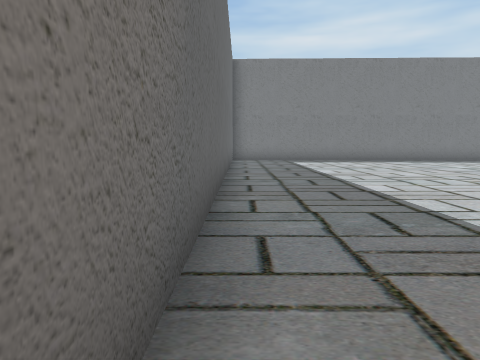
view 1 (above)

24 first-person views from a walk through a 3-D level made in the Unity game engine. The camera is 1.4 m above the floor, tilts 6° down and sees 70° across. The floor is counted in squares, 2 m on a side. Each view is taken from the middle of a square. On the plan, view 1 faces up. The plan holds only what a view shows up to about 11 squares ahead; the rest is blank. The place goes on beyond the plan. Some surface patterns are stand-ins.

view 2
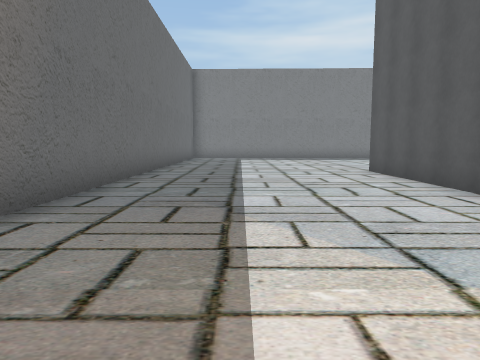

view 3
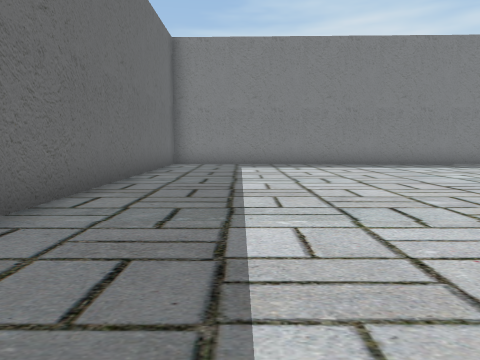

view 4
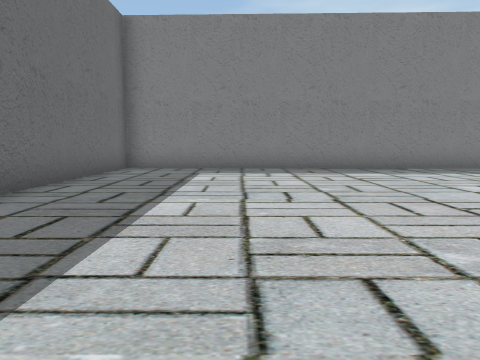

view 5
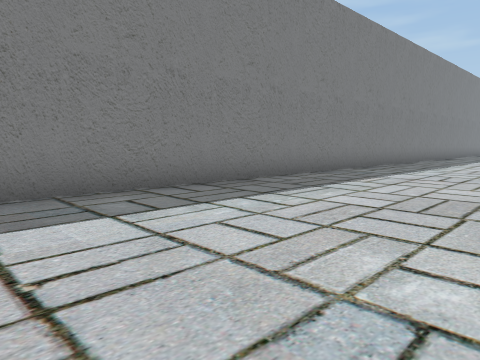

view 6
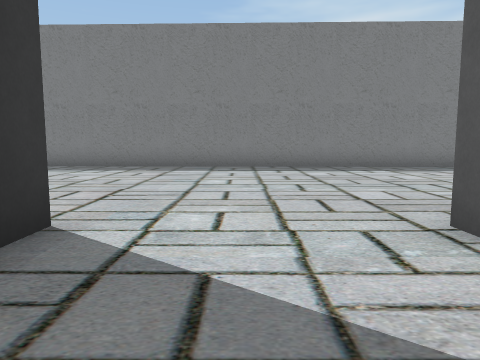

view 7
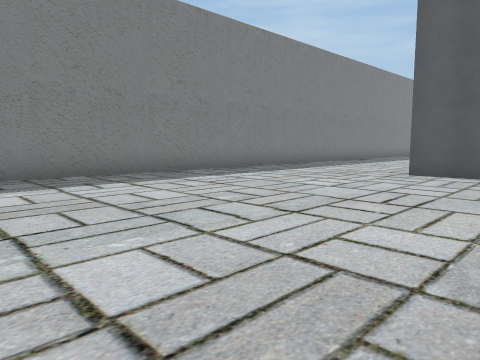

view 8
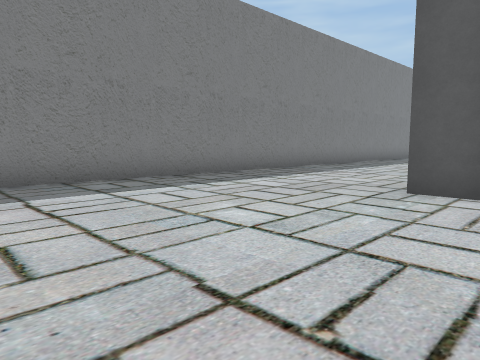

view 9
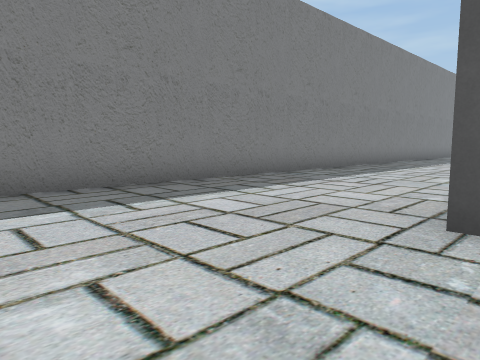

view 10
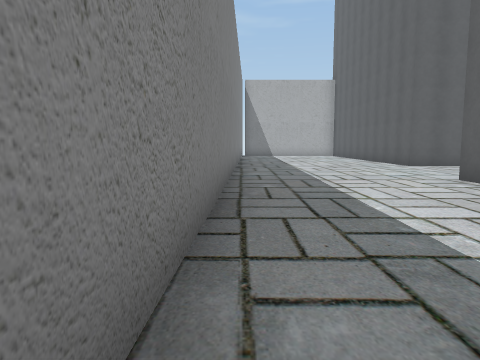

view 11
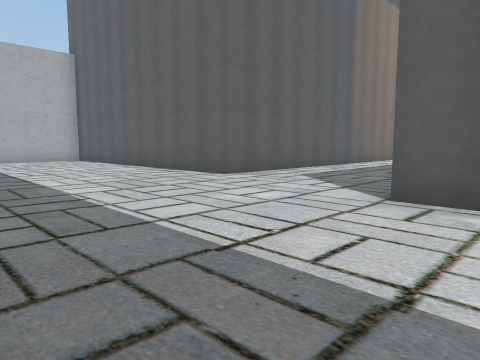

view 12
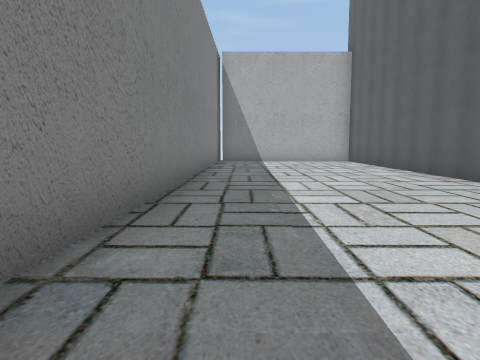

view 13
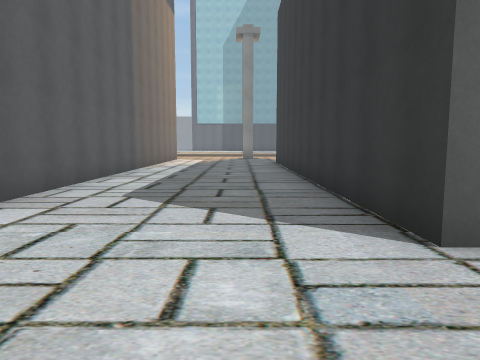

view 14
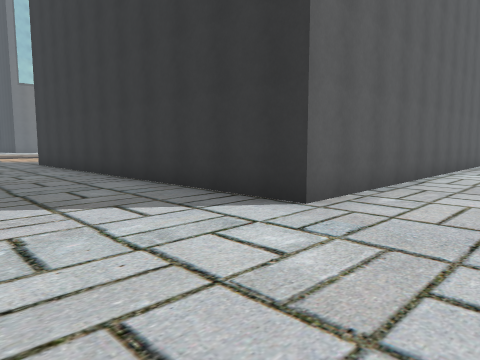

view 15
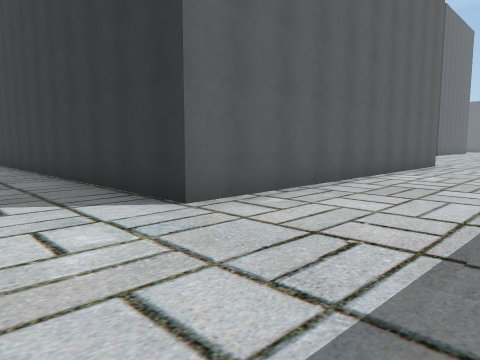

view 16
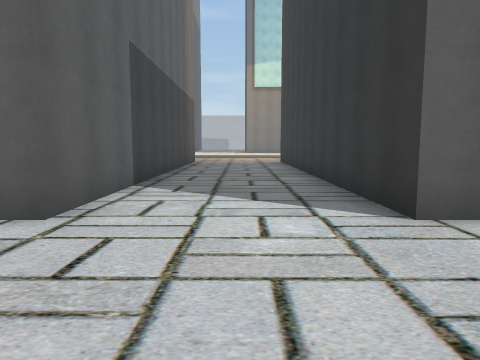

view 17
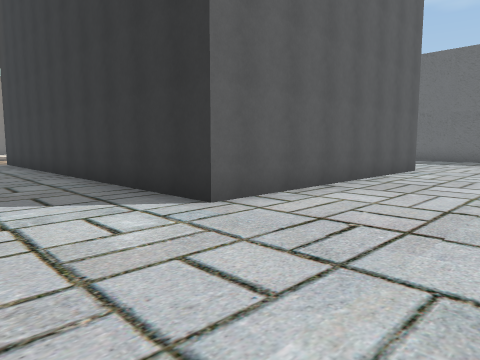

view 18
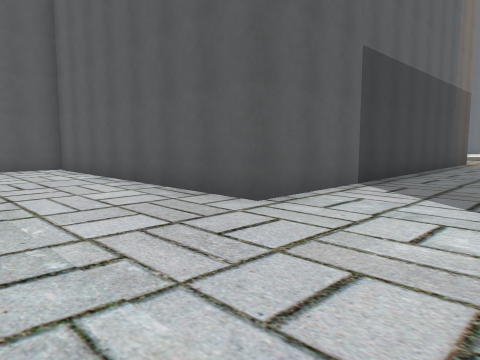

view 19
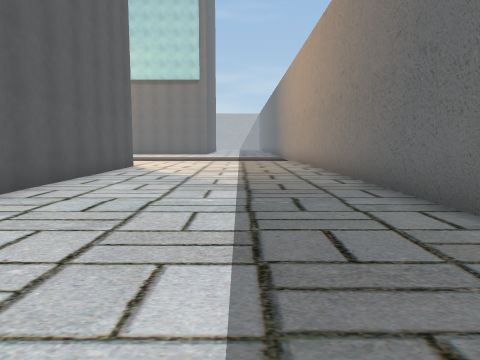

view 20
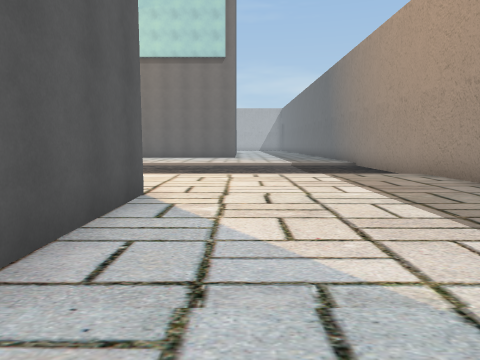

view 21
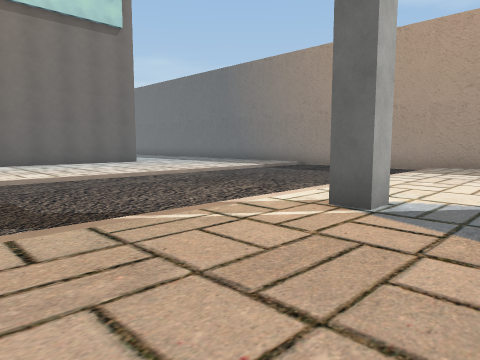

view 22
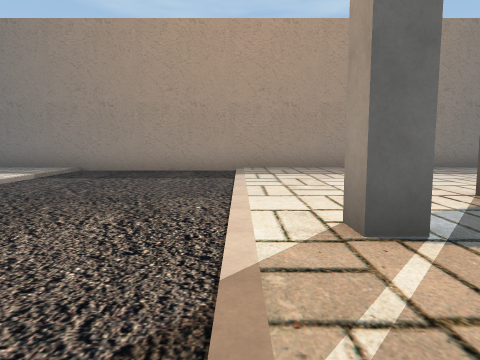

view 23
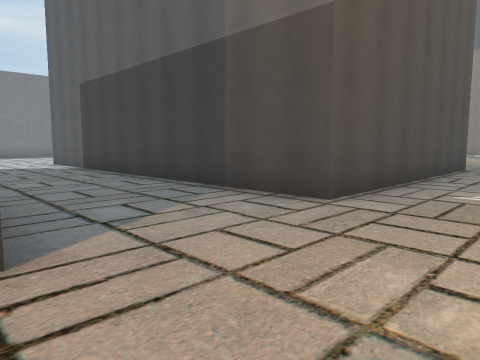

view 24
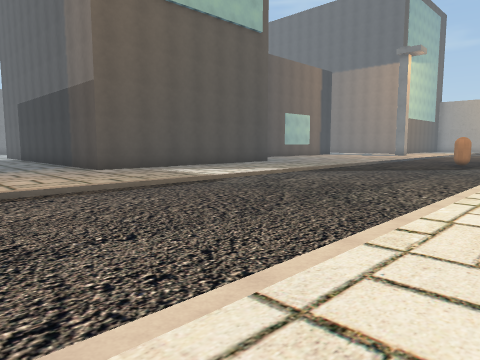

### Floor plan
Key: @ floor where view 1 was taken; # wall or solid block; . main floor; - floor 0.25 m lower than the main floor; / step, stairs or slope.
Columns run from 1 left of view 1 to 43 right of it. Each row starts with its distance up from view 1.
 15 #######################################
 14 #.....................................#######
 13 #............................................
 12 #............................................
 11 #............................................
 10 #.........  .................................
  9 #.......................##########...........
  8 #.......................#        #....#######
  7 #......#######...########        #....#
  6 #......#     #...#               #....#
  5 #......#     #...#               #....#
  4 #......#     #...#               #....#
  3 #......#     #...#               #....#
  2 #......#     #...#               #....#
  1 #......#     #...#               #....#
  0 #@.....#     #...#               #..
 -1 #......#     #...#
 -2 #......#     #...#
 -3 #......#     #...#######
 -4 #....... ...............
 -5 #.....................
 -6 #.......#.............
 -7 #//////////// //////////
 -8 #-----------  ----------
 -9 #-----------  ------------
-10 #----------- -------------
-11 #----------- -------------
-12 #/////////// /////////
-13 #...  .....  ....
-14 #.     ....
-15         ...
-16          ..
-17          ##

Where each view was taken, in squares from view 1:
view 1: 0 up, 0 right, facing up
view 2: 2 down, 2 right, facing up
view 3: 3 up, 2 right, facing up
view 4: 5 up, 3 right, facing up
view 5: 10 up, 5 right, facing up-right
view 6: 4 up, 14 right, facing up
view 7: 7 up, 15 right, facing up-right
view 8: 8 up, 18 right, facing up-right
view 9: 9 up, 20 right, facing up-right
view 10: 14 up, 26 right, facing right
view 11: 14 up, 31 right, facing down-right
view 12: 13 up, 32 right, facing right
view 13: 12 up, 34 right, facing down
view 14: 12 up, 36 right, facing down-left
view 15: 13 up, 35 right, facing down-left
view 16: 10 up, 14 right, facing down
view 17: 10 up, 15 right, facing down-left
view 18: 10 up, 13 right, facing down-right
view 19: 7 up, 2 right, facing down
view 20: 1 up, 4 right, facing down
view 21: 4 down, 11 right, facing down-left
view 22: 7 down, 10 right, facing left
view 23: 6 down, 12 right, facing up-right
view 24: 13 down, 12 right, facing up-right
